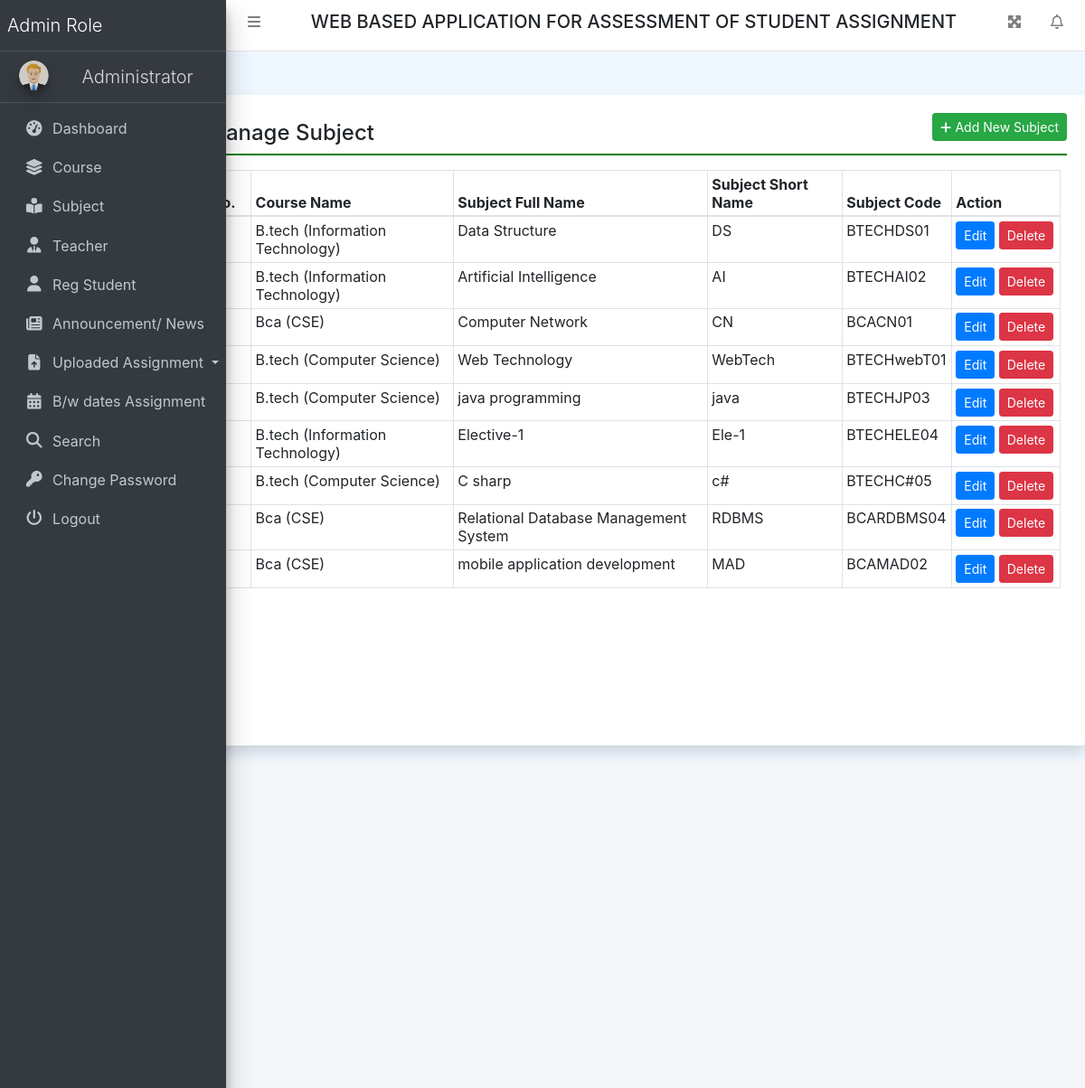
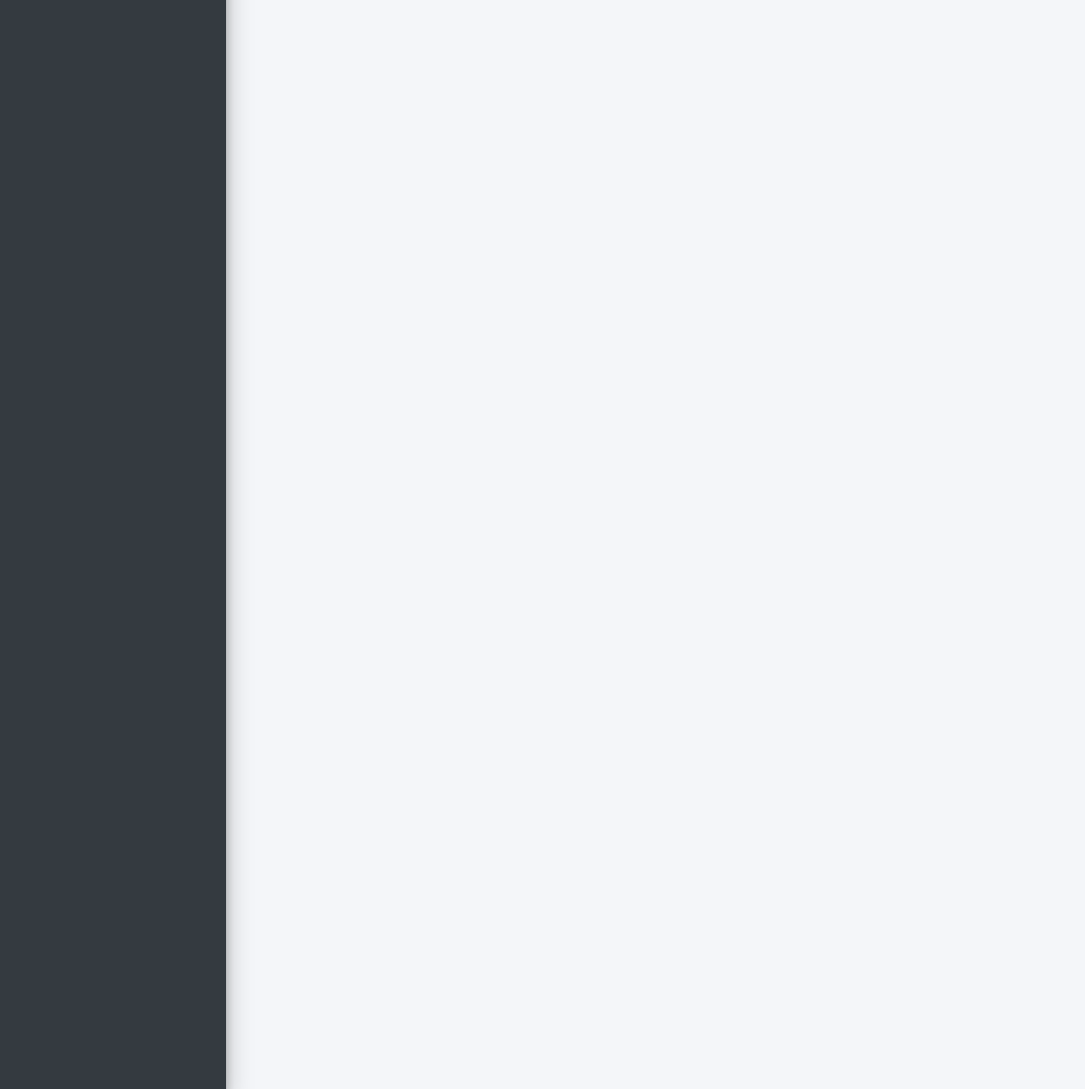
Screenshot of /subject (signed in) with the database file from the repository (2 pictures, top to bottom).
### collegeAssignment/models.py (models this page shows, shortened)
class Subject(models.Model):
    course = models.ForeignKey(Course, on_delete=models.CASCADE)
    SubjectFullname = models.CharField(max_length=200, null=True)
    SubjectShortname = models.CharField(max_length=50, null=True)
    SubjectCode = models.CharField(max_length=50, null=True)
    CreationDate = models.DateTimeField(auto_now_add=True)

class Course(models.Model):
    BranchName = models.CharField(max_length=150, null=True)
    CourseName = models.CharField(max_length=200, null=True)
    CreationDate = models.DateTimeField(auto_now_add=True)

### collegeAssignment/views.py (the view)
# urls.py: path('subject', subject, name='subject'),
def subject(request):
    if not request.user.is_authenticated:
        return redirect('admin_login')
    course = Course.objects.all()
    subject = Subject.objects.all()
    try:
        if request.method == "POST":
            courid = request.POST['course']
            courseid = Course.objects.get(id=courid)
            subfullName = request.POST['SubjectFullname']
            subShortName = request.POST['SubjectShortname']
            subcode = request.POST['SubjectCode']
            try:
                Subject.objects.create(course=courseid, SubjectFullname=subfullName, SubjectShortname=subShortName,
                                       SubjectCode=subcode)
                error = "no"
            except:
                error = "yes"
    except:
        pass
    return render(request, 'subject.html', locals())

### collegeAssignment/templates/subject.html (shortened to what this page needs)
{% extends 'header.html' %}
{% block main %}
<div class="card shadow mt-5 offset-2" style="min-height: 90vh">
    <div class="card-body">
        <a href="#" class="btn btn-success btn-sm float-right"
           data-target="#addpro" data-toggle="modal"><i class="fa fa-plus"></i>
            Add New Subject</a>
        <h4 class="p-2" style="border-bottom: 2px solid green;">Manage Subject</h4>
        <div class="container-fluid mt-3">
            <table class="table table-bordered table-sm">
                <thead>
                <tr>
                    <th>S No.</th>
                    <th>Course Name</th>
                    <th>Subject Full Name</th>
                    <th>Subject Short Name</th>
                    <th>Subject Code</th>
                    <th>Action</th>
                </tr>
                </thead>
                <tbody>
                {% for i in subject %}
                <tr>
                    <td>{{forloop.counter}}</td>
                    <td>{{i.course.CourseName}} ({{i.course.BranchName}})</td>
                    <td>{{i.SubjectFullname}}</td>
                    <td>{{i.SubjectShortname}}</td>
                    <td>{{i.SubjectCode}}</td>
                    <td style="width: 120px;">
                        <a href="{% url 'editSubject' i.id %}" class="btn btn-primary btn-sm">Edit</a>
                        <a onclick="return confirm('Are you sure to Delete')" href="{% url 'deleteSubject' i.id %}"
                           class="btn btn-sm btn-danger">Delete</a>
                    </td>
                </tr>
                {% endfor %}
                </tbody>
            </table>
        </div>
    </div>
</div>
{% endblock %}

### collegeAssignment/templates/header.html (shortened to what this page needs)
{% load static %}
<html>
<head runat="server">
    <link href="{% static 'css/bootstrap.css' %}" rel="stylesheet"/>
    <link href="{% static 'css/all.css' %}" rel="stylesheet"/>
    <link href="{% static 'css/adminlte.css' %}" rel="stylesheet"/>
    <link href="{% static 'css/OverlayScrollbars.css' %}" rel="stylesheet"/>
    <link rel="stylesheet"
          href="https://cdn.datatables.net/1.10.23/css/jquery.dataTables.min.css">
    <link rel="stylesheet"
          href="https://cdn.datatables.net/buttons/1.6.5/css/buttons.dataTables.min.css">
    <link rel="stylesheet"
          href="https://cdn.jsdelivr.net/npm/bootstrap-select@1.13.14/dist/css/bootstrap-select.min.css">
</head>
<body
        class="hold-transition sidebar-mini layout-fixed layout-navbar-fixed layout-footer-fixed" >
<nav class="main-header navbar navbar-expand navbar-white navbar-light">
    <ul class="navbar-nav">
        <li class="nav-item"><a class="nav-link" data-widget="pushmenu"
                                href="#" role="button"><i class="fas fa-bars"></i></a></li>
    </ul>
    <h5 class="text-center text-uppercase" style="width: 100%;">Web Based Application For Assessment Of Student Assignment</h5>
    <ul class="navbar-nav ml-auto">
        <li class="nav-item"><a class="nav-link"
                                data-widget="fullscreen" href="#" role="button"> <i
                class="fas fa-expand-arrows-alt"></i>
        </a></li>
        <li class="nav-item dropdown"><a class="nav-link"
                                         data-toggle="dropdown" href="#"> <i
                class="far fa-bell fas-shake animated"></i>
        </a>
        </li>
    </ul>
</nav>
<aside class="main-sidebar sidebar-dark-primary elevation-4">
    <a href="{% url 'dashboard' %}" class="brand-link"> <span
            class="brand-text font-weight-light">Admin Role</span>
    </a> <a href="{% url 'dashboard' %}" class="brand-link"> <img
        src="images/user1.png" alt=""
        class="brand-image img-circle elevation-3" style="opacity: .8">
    <center><span class="brand-text font-weight-light">Administrator</span></center>
</a>
    <div class="sidebar">
        <nav class="mt-2">
            <ul class="nav nav-pills nav-sidebar flex-column"
                data-widget="treeview" role="menu" data-accordion="false">
                <li class="nav-item"><a href="{% url 'dashboard' %}" class="nav-link">
                    <i class="nav-icon fas fa-tachometer-alt"></i>
                    <p>Dashboard</p>
                </a></li>
                <li class="nav-item"><a href="{% url 'course' %}" class="nav-link">
							<i class="nav-icon fas fa-layer-group"></i>
							<p>Course</p>
                </a></li>
                <li class="nav-item"><a href="{% url 'subject' %}" class="nav-link">
							<i class="nav-icon fas fa-book-reader"></i>
							<p>Subject</p>
                </a></li>
                <li class="nav-item"><a href="{% url 'teacher' %}" class="nav-link">
							<i class="nav-icon fas fa-user-tie"></i>
							<p>Teacher</p>
                </a></li>
                <li class="nav-item"><a href="{% url 'regUser' %}" class="nav-link">
							<i class="nav-icon fas fa-user"></i>
							<p>Reg Student</p>
                </a></li>
                <li class="nav-item"><a href="{% url 'news' %}" class="nav-link">
							<i class="nav-icon fas fa-newspaper"></i>
							<p>Announcement/ News</p>
                </a></li>
                <li class="nav-item dropdown">
                    <a class="nav-link dropdown-toggle" href="#" id="navbarDropdown"
                       role="button" data-toggle="dropdown" aria-haspopup="true"
                       aria-expanded="false"> <i class="nav-icon fas fa-file-upload"></i> Uploaded Assignment </a>
                </li>
                <li class="nav-item"><a href="{% url 'btwdateAssign' %}" class="nav-link">
							<i class="nav-icon fas fa-calendar-alt"></i>
							<p>B/w dates Assignment</p>
                </a></li>
                <li class="nav-item"><a href="{% url 'search' %}" class="nav-link">
							<i class="nav-icon fas fa-search"></i>
							<p>Search</p>
                </a></li>
                <li class="nav-item"><a href="{% url 'changePassword' %}" class="nav-link">
							<i class="nav-icon fas fa-key"></i>
							<p>Change Password</p>
                </a></li>
                <li class="nav-item"><a href="/logout" class="nav-link">
							<i class="nav-icon fas fa-power-off"></i>
							<p>Logout</p>
                </a></li>
            </ul>
        </nav>
    </div>
</aside>
{% block main %}
{% endblock %}
<div class="content-wrapper"></div>

### collegeAssignment/static/css/all.css (style rules this page uses)
.fa-bars:before { content: "\f0c9"; }
.fa-bell:before { content: "\f0f3"; }
.fa-key:before { content: "\f084"; }
.fa-layer-group:before { content: "\f5fd"; }
.fa-newspaper:before { content: "\f1ea"; }
.fa-plus:before { content: "\f067"; }
.fa-power-off:before { content: "\f011"; }
.fa-user:before { content: "\f007"; }
.fa-user-tie:before { content: "\f508"; }

### collegeAssignment/static/css/OverlayScrollbars.css (style rules this page uses)
.os-host, .os-host-textarea { position: relative; overflow: visible !important; -webkit-box-orient: vertical; -webkit-box-direction: normal; -ms-flex-direction: column; flex-direction: column; -ms-flex-wrap: nowrap; flex-wrap: nowrap; -webkit-box-pack: start; -ms-flex-pack: start; justify-content: flex-start; -ms-flex-line-pack: start; align-content: flex-start; -webkit-box-align: start; -ms-flex-align: start; -ms-grid-row-align: flex-start; align-items: flex-start; }

### collegeAssignment/templates/header.html (style rules this page uses)
body { background-color: aliceblue; }

### rows the page displays
Subject: course.CourseName "B.tech", course.BranchName "Information Technology", SubjectFullname "Data Structure", SubjectShortname "DS", SubjectCode "BTECHDS01"
Subject: course.CourseName "B.tech", course.BranchName "Information Technology", SubjectFullname "Artificial Intelligence", SubjectShortname "AI", SubjectCode "BTECHAI02"
Subject: course.CourseName "Bca", course.BranchName "CSE", SubjectFullname "Computer Network", SubjectShortname "CN", SubjectCode "BCACN01"
Subject: course.CourseName "B.tech", course.BranchName "Computer Science", SubjectFullname "Web Technology", SubjectShortname "WebTech", SubjectCode "BTECHwebT01"
Subject: course.CourseName "B.tech", course.BranchName "Computer Science", SubjectFullname "java programming", SubjectShortname "java", SubjectCode "BTECHJP03"
Subject: course.CourseName "B.tech", course.BranchName "Information Technology", SubjectFullname "Elective-1", SubjectShortname "Ele-1", SubjectCode "BTECHELE04"
Subject: course.CourseName "B.tech", course.BranchName "Computer Science", SubjectFullname "C sharp", SubjectShortname "c#", SubjectCode "BTECHC#05"
Subject: course.CourseName "Bca", course.BranchName "CSE", SubjectFullname "Relational Database Management System", SubjectShortname "RDBMS", SubjectCode "BCARDBMS04"
Subject: course.CourseName "Bca", course.BranchName "CSE", SubjectFullname "mobile application development", SubjectShortname "MAD", SubjectCode "BCAMAD02"
